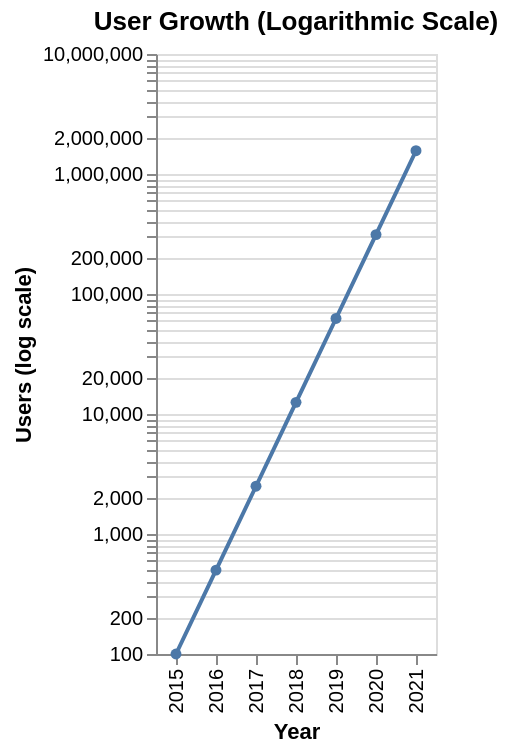

Source (Vega-Lite JSON):
### Vega-Lite specification from a JSON file in a GitHub repository (floating-point values rounded to 4 significant figures)
{"$schema": "https://vega.github.io/schema/vega-lite/v5.json", "description": "Exponential user growth", "data": {"values": [{"year": 2015, "users": 100}, {"year": 2016, "users": 500}, {"year": 2017, "users": 2500}, {"year": 2018, "users": 12500}, {"year": 2019, "users": 62500}, {"year": 2020, "users": 312500}, {"year": 2021, "users": 1562500}]}, "mark": {"type": "line", "point": true}, "encoding": {"x": {"field": "year", "type": "ordinal", "axis": {"title": "Year"}}, "y": {"field": "users", "type": "quantitative", "scale": {"type": "log"}, "axis": {"title": "Users (log scale)"}}}, "title": "User Growth (Logarithmic Scale)"}
